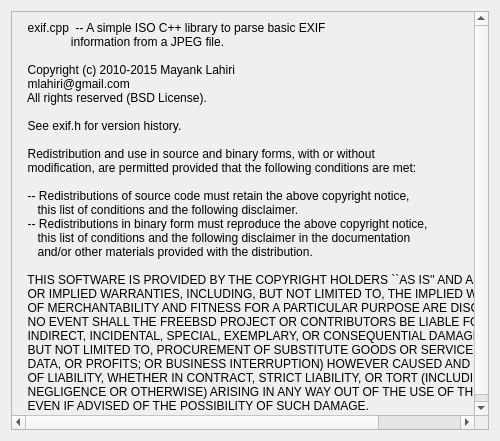
<?xml version="1.0" encoding="UTF-8"?>
<ui version="4.0">
 <class>LicDialog</class>
 <widget class="QDialog" name="LicDialog">
  <property name="enabled">
   <bool>true</bool>
  </property>
  <property name="geometry">
   <rect>
    <x>0</x>
    <y>0</y>
    <width>500</width>
    <height>441</height>
   </rect>
  </property>
  <property name="minimumSize">
   <size>
    <width>500</width>
    <height>420</height>
   </size>
  </property>
  <property name="maximumSize">
   <size>
    <width>500</width>
    <height>1000</height>
   </size>
  </property>
  <property name="windowTitle">
   <string>License</string>
  </property>
  <layout class="QGridLayout" name="gridLayout">
   <item row="0" column="0">
    <widget class="QScrollArea" name="scrollArea">
     <property name="widgetResizable">
      <bool>true</bool>
     </property>
     <widget class="QWidget" name="scrollAreaWidgetContents">
      <property name="geometry">
       <rect>
        <x>0</x>
        <y>0</y>
        <width>480</width>
        <height>421</height>
       </rect>
      </property>
      <layout class="QGridLayout" name="gridLayout_2">
       <item row="0" column="0">
        <widget class="QLabel" name="label">
         <property name="text">
          <string>  exif.cpp  -- A simple ISO C++ library to parse basic EXIF
               information from a JPEG file.

  Copyright (c) 2010-2015 Mayank Lahiri
  mlahiri@gmail.com
  All rights reserved (BSD License).

  See exif.h for version history.

  Redistribution and use in source and binary forms, with or without
  modification, are permitted provided that the following conditions are met:

  -- Redistributions of source code must retain the above copyright notice,
     this list of conditions and the following disclaimer.
  -- Redistributions in binary form must reproduce the above copyright notice,
     this list of conditions and the following disclaimer in the documentation
     and/or other materials provided with the distribution.

  THIS SOFTWARE IS PROVIDED BY THE COPYRIGHT HOLDERS ``AS IS'' AND ANY EXPRESS
  OR IMPLIED WARRANTIES, INCLUDING, BUT NOT LIMITED TO, THE IMPLIED WARRANTIES
  OF MERCHANTABILITY AND FITNESS FOR A PARTICULAR PURPOSE ARE DISCLAIMED. IN
  NO EVENT SHALL THE FREEBSD PROJECT OR CONTRIBUTORS BE LIABLE FOR ANY DIRECT,
  INDIRECT, INCIDENTAL, SPECIAL, EXEMPLARY, OR CONSEQUENTIAL DAMAGES (INCLUDING,
  BUT NOT LIMITED TO, PROCUREMENT OF SUBSTITUTE GOODS OR SERVICES; LOSS OF USE,
  DATA, OR PROFITS; OR BUSINESS INTERRUPTION) HOWEVER CAUSED AND ON ANY THEORY
  OF LIABILITY, WHETHER IN CONTRACT, STRICT LIABILITY, OR TORT (INCLUDING
  NEGLIGENCE OR OTHERWISE) ARISING IN ANY WAY OUT OF THE USE OF THIS SOFTWARE,
  EVEN IF ADVISED OF THE POSSIBILITY OF SUCH DAMAGE.</string>
         </property>
        </widget>
       </item>
      </layout>
     </widget>
    </widget>
   </item>
  </layout>
 </widget>
 <resources/>
 <connections/>
</ui>
